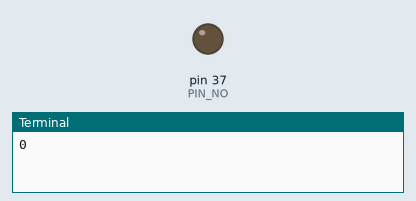
The program below on a simulated Raspberry Pi (header pin numbers). Parts: output pins drawn as LEDs (lit = HIGH), the last lines printed to the terminal.

Above: at 0.05 s.
At 2.3 s:
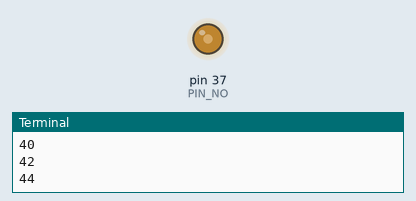
At 4.6 s:
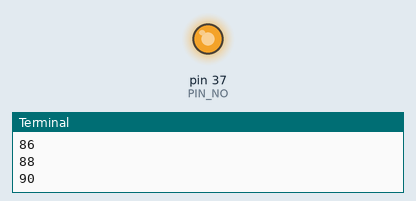
At 9.2 s:
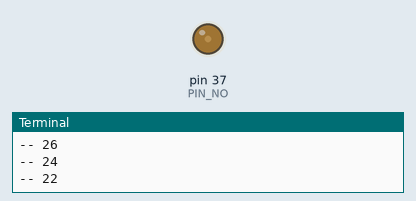
Timing chart, 0 to 13.3 s (numbered marks = the images above):
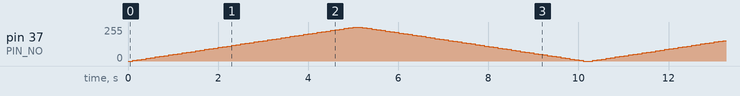

The program:

huxiled.py
```python
import RPi.GPIO as GPIO
import time

PIN_NO = 37 # 蜂鸣器GPIO编号

#初始化
def init():
    GPIO.setmode(GPIO.BOARD)
    GPIO.setup(PIN_NO,GPIO.OUT) #OUT输出

def map(x, in_min, in_max, out_min, out_max):   # 将一个数从一个区间线性映射到另一个区间，比如将0~100之间的一个数映射到0~255之间
    return (x - in_min) * (out_max - out_min) / (in_max - in_min) + out_min

if __name__ =='__main__':
    init()

    # 创建一个 PWM 实例，需要两个参数，第一个是GPIO端口号
    # 第二个是频率（Hz），频率越高LED看上去越不会闪烁，相应对CPU要求就越高，设置合适的值就可以
    pwm = GPIO.PWM(PIN_NO, 50) # 通道为 37 ,频率越小闪烁越厉害

    # 启用 PWM，参数是占空比，范围：0.0 <= 占空比 >= 100.0
    pwm.start(0)
    try:
        while True:
            # 电流从小到大，LED由暗到亮
            for i in range(0, 101,2):
                pwm.ChangeDutyCycle(i) # 更改占空比范围：0.0 <= dc >= 100.0
                print(i)
                time.sleep(.1)
            # 再让电流从大到小，LED由亮变暗
            for i in range(100,-1,-2):
                pwm.ChangeDutyCycle(i)
                time.sleep(.1)
                print('--',i)

    except KeyboardInterrupt:
        pass

    # 停用 PWM
    pwm.stop()

    # 清理GPIO口
    RPi.GPIO.cleanup()

# 最后一段是一个小技巧。这个程序如果不强制停止会不停地执行下去。
# 而Ctrl+C强制终端程序的话，GPIO口又没有机会清理。
# 加上一个try except 可以捕捉到Ctrl+C强制中断的动作，
# 试图强制中断时，程序不会马上停止而是会先跳到这里来做一些你想做完的事情，比如清理GPIO口。
```
